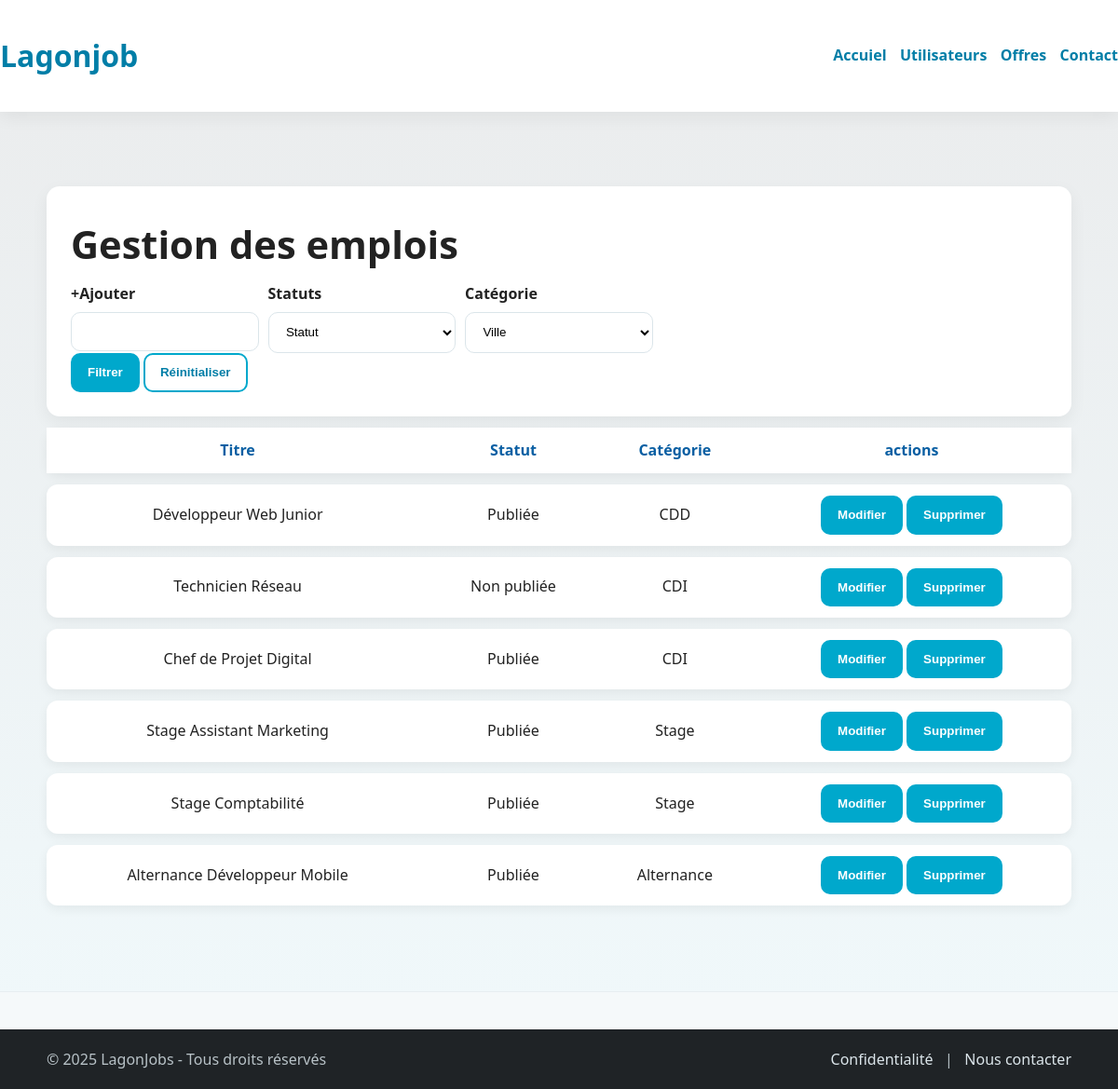
Page /Back_office/index.php on the earlier database version.
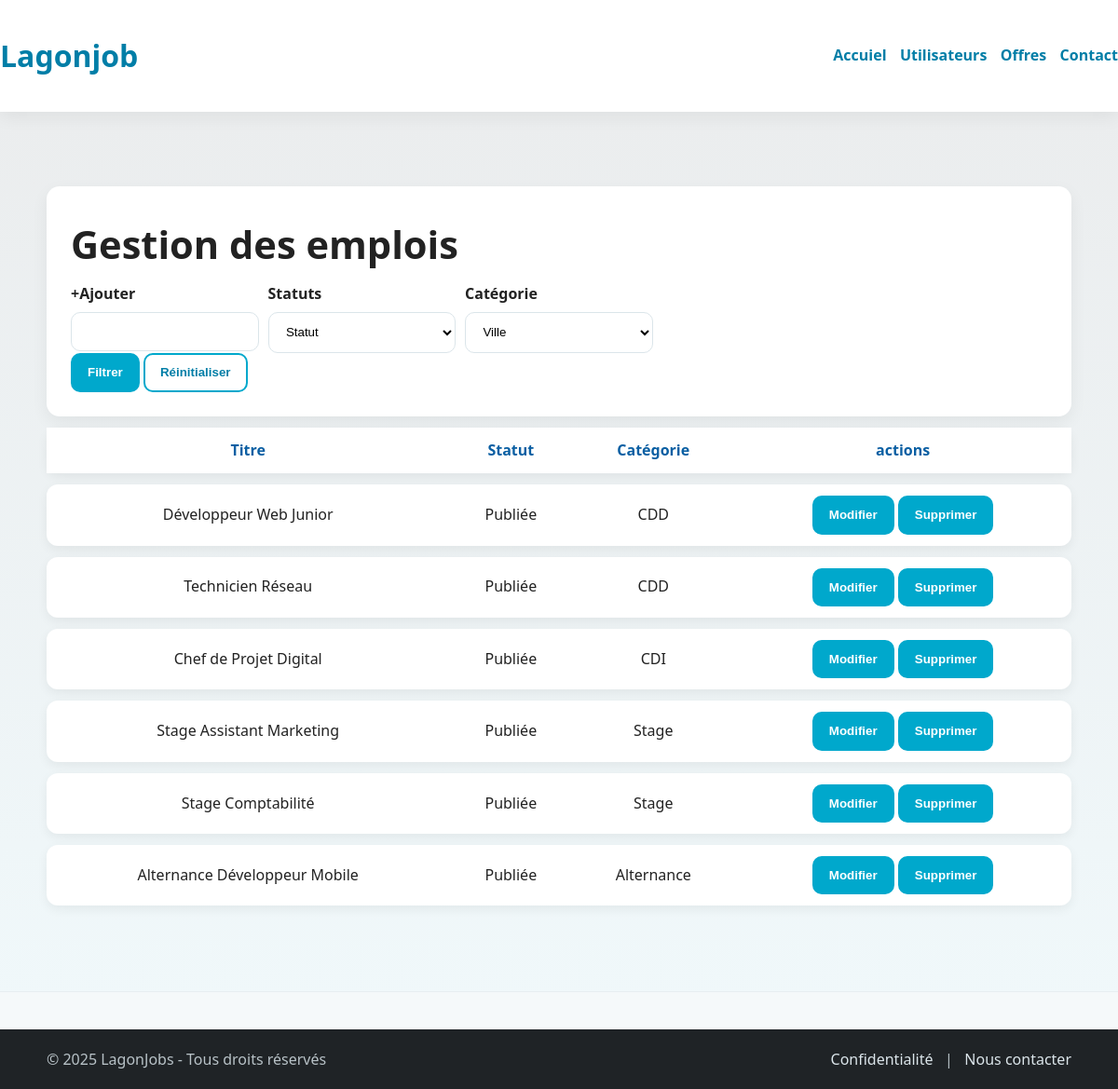
Same page on the later database version.
### tables this page shows
CREATE TABLE `offres` (
  `Id` int(11) NOT NULL,
  `Titre` varchar(256) NOT NULL,
  `Id_type_contrat` int(11) NOT NULL,
  `Id_mode_travail` int(11) NOT NULL,
  `Id_ville` int(11) NOT NULL,
  `Description` varchar(1000) NOT NULL,
  `Id_statut` int(11) NOT NULL,
  `Mission` varchar(1000) NOT NULL,
  `Profile` varchar(1000) NOT NULL,
  `Duree` varchar(1000) NOT NULL
);

CREATE TABLE `statuts` (
  `Id` int(11) NOT NULL,
  `Statut` varchar(256) NOT NULL
);

CREATE TABLE `types_contrats` (
  `Id` int(11) NOT NULL,
  `Nom_type_contrat` varchar(128) NOT NULL
);

### Frontoffice/fonctions.php (called while the page is built, shortened)
<?php
require_once(__DIR__ . '/connexionBDD.php');
$selectOffre='SELECT of.Id, of.Titre, of.Description, tc.Nom_type_contrat, mt.Nom_mode_travail, vl.Nom_ville, st.Statut, of.Mission, of.Profile, of.Duree FROM offres of
JOIN types_contrats tc ON of.Id_type_contrat = tc.Id
JOIN modes_travails mt ON of.Id_mode_travail = mt.Id
JOIN statuts st ON of.Id_statut = st.Id
JOIN villes vl ON of.Id_ville = vl.Id';
$selection_Offre=$mysqlClient->prepare($selectOffre);
$selection_Offre->execute();
$listeOffre=$selection_Offre->fetchAll();
?>

### Back_office/index.php (the view, shortened to what this page needs)
<?php
require_once(__DIR__ . '/../Frontoffice/fonctions.php');
?>
<!DOCTYPE html>
<html lang="en">
<head>
    <link rel="stylesheet" href="../Frontoffice/style.css">
</head>
<body>
    <header class="site-header header-inner">
        <h1><a href="index.php">Lagonjob</a></h1>
        <nav class="nav">
            <a href="index.php">Accuiel</a>
            <a href="utilisateur.php">Utilisateurs</a>
            <a href="offre.php">Offres</a>
            <a href="contact.php">Contact</a>
        </nav>
    </header>
    <main class="hero">
        <div class="container">
            <div class="">
                <form class="form" action="offre.php" method="post">
                    <h1>Gestion des emplois</h1>
                        <div class="filter-bar">
                            <div>
                                <label for="ajouter">+Ajouter</label>
                                <input name="ajouter">
                            </div>
                            <div>
                                <label for="status">Statuts</label>
                                <select name="status">
                                    <option value="">Statut</option>
                                </select>
                            </div>
                            <div>
                                <label for="categorie">Catégorie</label>
                                <select name="categorie">
                                    <option value="">Ville</option>
                                </select>
                            </div>
                        </div>
                        <div>
                            <button type="submit" class="btn">Filtrer</button>
                            <button type="button" class="btn btn-outline" onclick="window.location.href='index.php'">Réinitialiser</button>
                        </div>
                </form>
            </div>
            <div>
                <table class="table-offres">
                    <tr class="">
                        <th>Titre</th>
                        <th>Statut</th>
                        <th>Catégorie</th>
                        <th>actions</th>
                    </tr>
                        <?php for ($i=0; $i < count($listeOffre) ; $i++) { ?>
                            <tr>
                                <td>
                                    <?php echo $listeOffre[$i]['Titre'] ?>
                                </td>
                                <td>
                                <?php echo $listeOffre[$i]['Statut'] ?>
                                </td>
                                <td>
                                    <?php echo $listeOffre[$i]['Nom_type_contrat'] ?>
                                </td>
                                <td>
                                    <form action="modification_offre.php" method="post">
                                        <button type="submit" class="btn">Modifier</button>
                                    </form>
                                    <form action="suppression_offre.php" method="post">
                                        <button type="submit" class="btn">Supprimer</button>
                                    </form>
                                </td>
                            </tr>
                        <?php } ?>
                </table>
            </div>
        </div>
    </main>
</body>
<footer class="site-footer">
    <div class="container footer-inner">
        <div>
        © 2025 LagonJobs - Tous droits réservés
        </div>
        <div>
        <a href="">Confidentialité</a> &nbsp; | &nbsp;
        <a href="contact.php">Nous contacter</a>
        </div>
    </div>
</footer>
</html>

### Frontoffice/style.css (style rules this page uses)
:root { --lagon:#00A8CC; --lagon-dark:#007EA7; --bg:#F5F9FA; --text:#222222; --text-2:#555555; --success:#4CAF50; --error:#E63946; --card:#ffffff; --shadow:0 6px 18px rgba(0,0,0,.06); --radius:14px; --radius-sm:10px; --space:clamp(14px, 2.8vw, 22px); }
* { box-sizing:border-box }
html,body { margin:0;padding:0 }
body { font-family: system-ui, -apple-system, "Segoe UI", Roboto, "Helvetica Neue", Arial, "Noto Sans", "Liberation Sans", sans-serif; color:var(--text); background:var(--bg); line-height:1.6; }
.container { width:min(1100px, 92vw); margin:auto }
a { color:var(--lagon-dark); text-decoration:none }
.btn { background:var(--lagon); color:#fff; padding:.7rem 1rem; border-radius:10px; display:inline-block; font-weight:600; border:2px solid var(--lagon); transition:all .2s ease; }
.btn-outline { background:transparent; color:var(--lagon-dark) }
.site-header { position:sticky; top:0; z-index:10; background:#fff; box-shadow:var(--shadow); }
.header-inner { display:flex; align-items:center; justify-content:space-between; padding:.8rem 0 }
.nav { display:flex; gap:.9rem; align-items:center }
.nav a { font-weight:600 }
.hero { padding: clamp(40px, 8vw, 80px) 0; background: linear-gradient(180deg, #ebedee 0%, rgba(232,246,250,0.4) 100%); border-bottom:1px solid #e7eef1; }
.hero h1 { font-size:clamp(1.8rem, 4vw, 2.6rem); margin:.2rem 0 .5rem 0 }
.site-footer { background:#1f2326; color:#b8c2c7; margin-top:40px }
.footer-inner { display:flex; justify-content:space-between; align-items:center; padding:1.2rem 0 }
.footer-inner a { color:#dbe5ea }
.form { background:#fff; padding:clamp(18px, 3vw, 26px); border-radius:var(--radius); box-shadow:var(--shadow); }
.form label { font-weight:600; display:block; margin-bottom:.35rem }
.form input, .form select, .form textarea { width:100%; padding:.8rem .9rem; border:1px solid #dbe5ea; border-radius:10px; background:#fff; }
.filter-bar { display:grid; grid-template-columns: repeat(5, minmax(120px, 1fr)); gap:.6rem; }
.table-offres { width: 100%; border-collapse: separate; border-spacing: 0 12px; font-family: 'Segoe UI', sans-serif; }
.table-offres th { text-align: center; padding: 12px; color: #0a5fa3; font-weight: 600; }
.table-offres tr { text-align: center; background: #ffffff; box-shadow: 0 4px 12px rgba(0,0,0,0.06); border-radius: 12px; }
.table-offres td { padding: 12px; }
.table-offres tr td:first-child { border-top-left-radius: 12px; border-bottom-left-radius: 12px; }
.table-offres tr td:last-child { border-top-right-radius: 12px; border-bottom-right-radius: 12px; }
.table-offres td form { display: inline-block; }

Differences in the rows shown:
changed offres "Technicien Réseau": Id_statut.Statut "Non publiée" → "Publiée"; Id_type_contrat.Nom_type_contrat "CDI" → "CDD"
